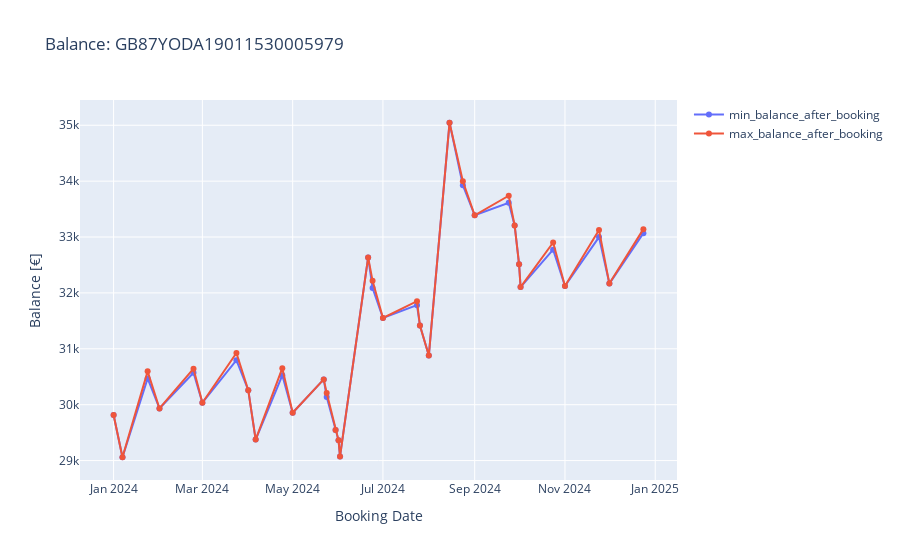

Notebook cell for this chart:
### Code cell
daily_df = (df.groupby(["booking_date"])
                .agg(min_balance_after_booking=("balance_after_booking","min"),
                     mean_balance_after_booking=("balance_after_booking","mean"),
                     max_balance_after_booking=("balance_after_booking","max"))
                .reset_index())

fig = go.Figure()
fig.add_trace(go.Scatter(x=daily_df["booking_date"],y=daily_df["min_balance_after_booking"],mode='lines+markers',name="min_balance_after_booking"))
fig.add_trace(go.Scatter(x=daily_df["booking_date"],y=daily_df["max_balance_after_booking"],mode='lines+markers',name="max_balance_after_booking"))
fig.update_layout(title=f'Balance: {target_account}',
                  xaxis_title='Booking Date',
                  yaxis_title='Balance [€]')
fig.show()
